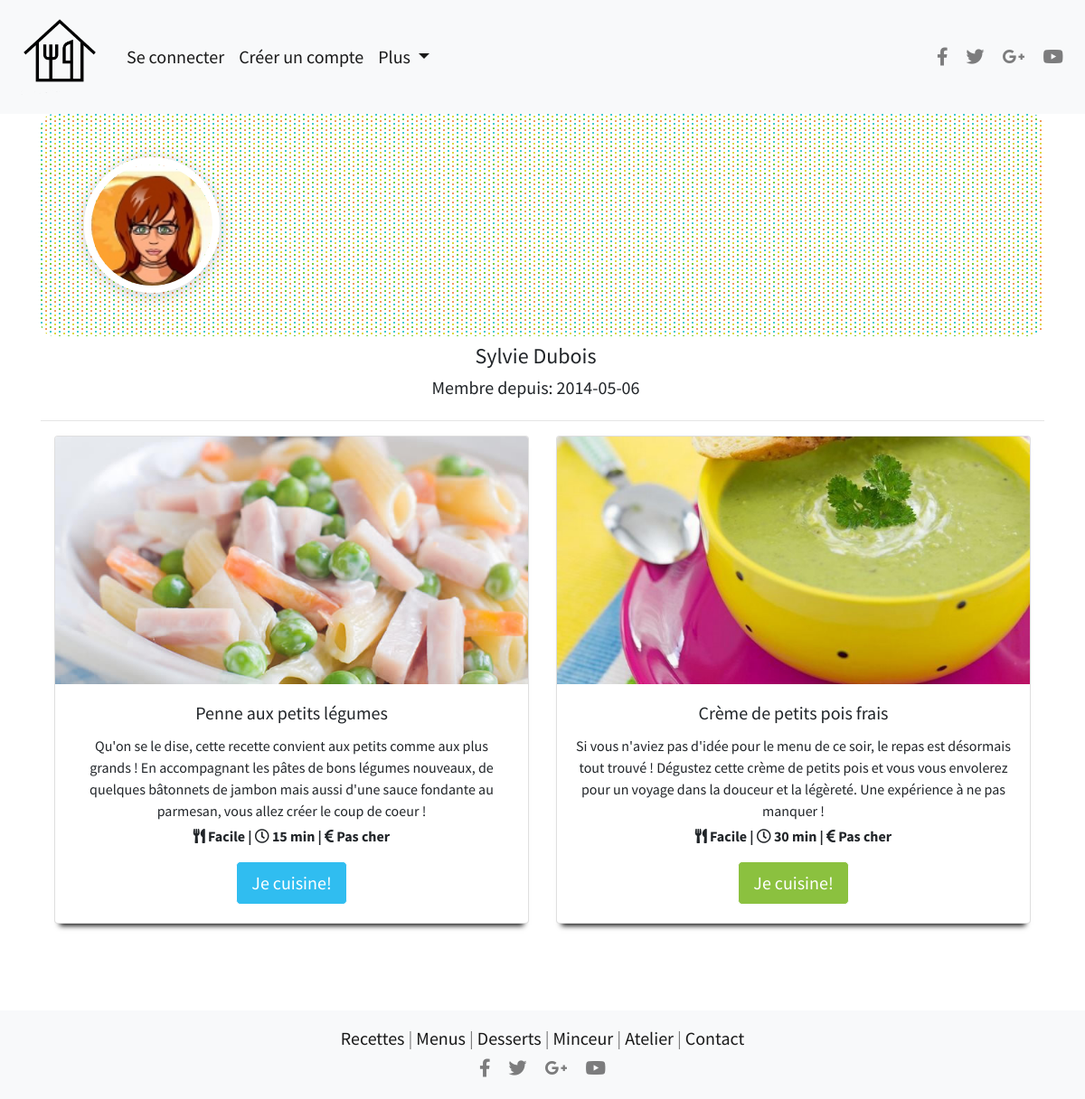
The page /membre-detail.php?idm=2 on the database its author committed.
### tables this page shows
CREATE TABLE `membres` (
  `idMembre` int(11) NOT NULL,
  `gravatar` varchar(100) NOT NULL,
  `login` varchar(32) NOT NULL,
  `password` varchar(40) NOT NULL,
  `statut` varchar(20) NOT NULL,
  `prenom` varchar(50) NOT NULL,
  `nom` varchar(50) NOT NULL,
  `dateCrea` timestamp NOT NULL DEFAULT CURRENT_TIMESTAMP ON UPDATE CURRENT_TIMESTAMP
);

CREATE TABLE `recettes` (
  `idRecette` int(11) NOT NULL,
  `titre` varchar(250) NOT NULL,
  `chapo` longtext NOT NULL,
  `img` varchar(50) NOT NULL,
  `preparation` longtext NOT NULL,
  `ingredient` longtext NOT NULL,
  `membre` int(11) NOT NULL,
  `couleur` varchar(30) NOT NULL,
  `dateCrea` timestamp NOT NULL DEFAULT CURRENT_TIMESTAMP ON UPDATE CURRENT_TIMESTAMP,
  `categorie` int(11) NOT NULL,
  `tempsCuisson` varchar(50) NOT NULL,
  `tempsPreparation` varchar(50) NOT NULL,
  `difficulte` varchar(50) NOT NULL,
  `prix` varchar(50) NOT NULL
);

### inc/init.php (called while the page is built, shortened)
<?php
include './inc/header.php';
$couleurs = array(
    "fushia" => "#ca2c92",
    "bleuClair" => "#30bdf0",
    "vertClair" => "#8bc13f",
);

### membre-detail.php (the view)
<?php
require_once 'inc/init.php';
$id_utilisateur = filter_input(INPUT_GET,'idm',FILTER_SANITIZE_ENCODED);
$query_m = "SELECT gravatar, prenom, nom, dateCrea FROM membres WHERE idMembre='$id_utilisateur';";
$result_m = $pdo->query($query_m);
$membre = $result_m->fetch(PDO::FETCH_OBJ);
?>
<div class="container">
    <div class="row mx-auto bio-bg">
        <div class="col-xs-4 p-5">
            <img src="./assets/photos/gravatars/<?php echo $membre->gravatar; ?>" alt="photo<?php echo $membre->prenom?>" id="bio-pic">
        </div>
    </div>
    <div class="row justify-content-center">
        <div class="col-xs-4 pt-2 bio-summary">
            <h4 class="text-center"><?php echo ucfirst($membre->prenom) . " " . $membre->nom; ?></h4>
            <h5>Membre depuis: <?php echo substr($membre->dateCrea,0,10); ?></h5>
        </div>
    </div>
    <hr>
    <?php
    $query_r = "SELECT idRecette, img, chapo, titre, difficulte, tempsPreparation, prix, couleur FROM recettes WHERE membre='$id_utilisateur';";
    $result = $pdo->query($query_r);
    ?>
    <div class="row mx-auto" id="vedettes">
        <div class="row mx-auto">
            <?php while ($recette = $result->fetch(PDO::FETCH_OBJ)) { ?>
            <div class="col-sm-4 col-xs-4 col-md-6 mb-5">
                <div class="card h-100">
                    <img class="card-img-top" src="./assets/photos/recettes/<?php echo $recette->img;?>" alt="Card image cap">
                    <div class="card-body">
                        <h5 class="card-title"><?php echo $recette->titre; ?></h5>
                        <p class="card-text">
                            <?php echo $recette->chapo; ?>
                            <br>
                            <strong><i class="fas fa-utensils pt-2"></i> <?php echo $recette->difficulte?> | <i class="far fa-clock"></i> <?php echo $recette->tempsPreparation?> | <i class="fas fa-euro-sign"></i> <?php echo $recette->prix?></strong>
                        </p>
                        <a href="recette-detail.php?idr=<?php echo $recette->idRecette;?>" class="btn btn-primary btn-lg" role="button" style="background: <?php echo $couleurs[$recette->couleur];?>; border-color: white;">Je cuisine!</a>
                    </div>
                </div>
            </div>
            <?php } ?>
        </div>
    </div>
</div>
<?php include "./inc/footer.php"; ?>

### css/main.css (style rules this page uses)
.row { padding-right: 0px; margin-right: 0px; }
.container { background-color: white; }
.container p, h6 { font-family: 'Source Sans Pro','serif'; }
#vedettes { text-align: center; }
.card { box-shadow: 0 8px 6px -6px black; font-family: "Source Sans Pro",'sans-serif'; }
.card-text { font-family: "Source Sans Pro",'sans-serif'; }
#bio-pic { border-radius: 50%; width: 150px; height: 150px; border: 8px solid white; box-shadow: 0 0.2rem 1.2rem rgba(0,0,0,0.2); }
.bio-bg { background: url("../assets/photos/textures/pattern.png"); border-radius: 15px; }
.bio-summary { font-family: "Source Sans Pro", 'sans-serif'; }

### rows shown on the page
membres: gravatar+prenom (picture), prenom "Sylvie", nom "Dubois", dateCrea "2014-05-06"
recettes: img (picture), titre "Penne aux petits légumes", chapo "Qu'on se le dise, cette recette convient aux petits comme aux plus grands ! En accompagnant les pâtes de bons légumes nouveaux, de quelques bâtonnets de jambon mais aussi d'une sauce fondante au parmesan, vous allez créer le coup de coeur !", difficulte "Facile", tempsPreparation "15 min", prix "Pas cher"
recettes: img (picture), titre "Crème de petits pois frais", chapo "Si vous n'aviez pas d'idée pour le menu de ce soir, le repas est désormais tout trouvé ! Dégustez cette crème de petits pois et vous vous envolerez pour un voyage dans la douceur et la légèreté. Une expérience à ne pas manquer !", difficulte "Facile", tempsPreparation "30 min", prix "Pas cher"
